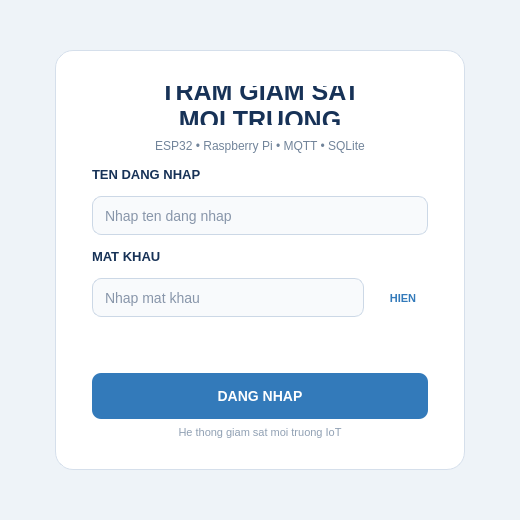
<?xml version="1.0" encoding="UTF-8"?>
<ui version="4.0">
 <class>DangNhap</class>

 <widget class="QDialog" name="DangNhap">

  <property name="geometry">
   <rect>
    <x>0</x>
    <y>0</y>
    <width>520</width>
    <height>520</height>
   </rect>
  </property>

  <property name="minimumSize">
   <size>
    <width>520</width>
    <height>520</height>
   </size>
  </property>

  <property name="maximumSize">
   <size>
    <width>520</width>
    <height>520</height>
   </size>
  </property>

  <property name="windowTitle">
   <string>Dang nhap</string>
  </property>

  <property name="styleSheet">
   <string notr="true">
QDialog {
    background-color: #eef3f8;
}

QFrame#frameDangNhap {
    background-color: white;
    border: 1px solid #d5dfeb;
    border-radius: 18px;
}

QLabel#labelLogo {
    color: #173257;
    font-size: 25px;
    font-weight: 700;
}

QLabel#labelMoTa {
    color: #71849a;
    font-size: 12px;
}

QLabel#labelTenDangNhap,
QLabel#labelMatKhau {
    color: #173257;
    font-size: 13px;
    font-weight: 600;
}

QLineEdit {
    background-color: #f8fafc;
    border: 1px solid #ccd8e6;
    border-radius: 9px;
    padding: 10px;
    color: #173257;
    font-size: 14px;
}

QLineEdit:focus {
    border: 2px solid #337aba;
}

QPushButton#nutDangNhap {
    background-color: #337aba;
    color: white;
    border: none;
    border-radius: 9px;
    padding: 11px;
    font-size: 14px;
    font-weight: 700;
}

QPushButton#nutDangNhap:hover {
    background-color: #286aa6;
}

QPushButton#nutHienMatKhau {
    background-color: transparent;
    color: #337aba;
    border: none;
    font-size: 11px;
    font-weight: 700;
}

QLabel#labelLoi {
    color: #c62828;
    font-size: 12px;
}

QLabel#labelFooter {
    color: #90a0b3;
    font-size: 11px;
}
   </string>
  </property>

  <layout class="QVBoxLayout" name="layoutNgoai">

   <property name="leftMargin">
    <number>55</number>
   </property>

   <property name="topMargin">
    <number>50</number>
   </property>

   <property name="rightMargin">
    <number>55</number>
   </property>

   <property name="bottomMargin">
    <number>50</number>
   </property>

   <item>

    <widget class="QFrame" name="frameDangNhap">

     <layout class="QVBoxLayout" name="layoutDangNhap">

      <property name="leftMargin">
       <number>36</number>
      </property>

      <property name="topMargin">
       <number>35</number>
      </property>

      <property name="rightMargin">
       <number>36</number>
      </property>

      <property name="bottomMargin">
       <number>30</number>
      </property>

      <property name="spacing">
       <number>14</number>
      </property>

      <item>
       <widget class="QLabel" name="labelLogo">
        <property name="text">
         <string>TRAM GIAM SAT
MOI TRUONG</string>
        </property>
        <property name="alignment">
         <set>Qt::AlignCenter</set>
        </property>
       </widget>
      </item>

      <item>
       <widget class="QLabel" name="labelMoTa">
        <property name="text">
         <string>ESP32 • Raspberry Pi • MQTT • SQLite</string>
        </property>
        <property name="alignment">
         <set>Qt::AlignCenter</set>
        </property>
       </widget>
      </item>

      <item>
       <spacer name="spacer1">
        <property name="orientation">
         <enum>Qt::Vertical</enum>
        </property>
        <property name="sizeHint" stdset="0">
         <size>
          <width>20</width>
          <height>12</height>
         </size>
        </property>
       </spacer>
      </item>

      <item>
       <widget class="QLabel" name="labelTenDangNhap">
        <property name="text">
         <string>TEN DANG NHAP</string>
        </property>
       </widget>
      </item>

      <item>
       <widget class="QLineEdit" name="editTenDangNhap">
        <property name="placeholderText">
         <string>Nhap ten dang nhap</string>
        </property>
       </widget>
      </item>

      <item>
       <widget class="QLabel" name="labelMatKhau">
        <property name="text">
         <string>MAT KHAU</string>
        </property>
       </widget>
      </item>

      <item>
       <layout class="QHBoxLayout" name="layoutMatKhau">

        <item>
         <widget class="QLineEdit" name="editMatKhau">
          <property name="placeholderText">
           <string>Nhap mat khau</string>
          </property>
         </widget>
        </item>

        <item>
         <widget class="QPushButton" name="nutHienMatKhau">
          <property name="minimumSize">
           <size>
            <width>50</width>
            <height>40</height>
           </size>
          </property>
          <property name="text">
           <string>HIEN</string>
          </property>
         </widget>
        </item>

       </layout>
      </item>

      <item>
       <widget class="QLabel" name="labelLoi">
        <property name="minimumSize">
         <size>
          <width>0</width>
          <height>28</height>
         </size>
        </property>
        <property name="text">
         <string/>
        </property>
        <property name="alignment">
         <set>Qt::AlignCenter</set>
        </property>
       </widget>
      </item>

      <item>
       <widget class="QPushButton" name="nutDangNhap">
        <property name="minimumSize">
         <size>
          <width>0</width>
          <height>46</height>
         </size>
        </property>
        <property name="text">
         <string>DANG NHAP</string>
        </property>
       </widget>
      </item>

      <item>
       <spacer name="spacer2">
        <property name="orientation">
         <enum>Qt::Vertical</enum>
        </property>
        <property name="sizeHint" stdset="0">
         <size>
          <width>20</width>
          <height>8</height>
         </size>
        </property>
       </spacer>
      </item>

      <item>
       <widget class="QLabel" name="labelFooter">
        <property name="text">
         <string>He thong giam sat moi truong IoT</string>
        </property>
        <property name="alignment">
         <set>Qt::AlignCenter</set>
        </property>
       </widget>
      </item>

     </layout>
    </widget>
   </item>
  </layout>
 </widget>

 <resources/>
 <connections/>
</ui>
